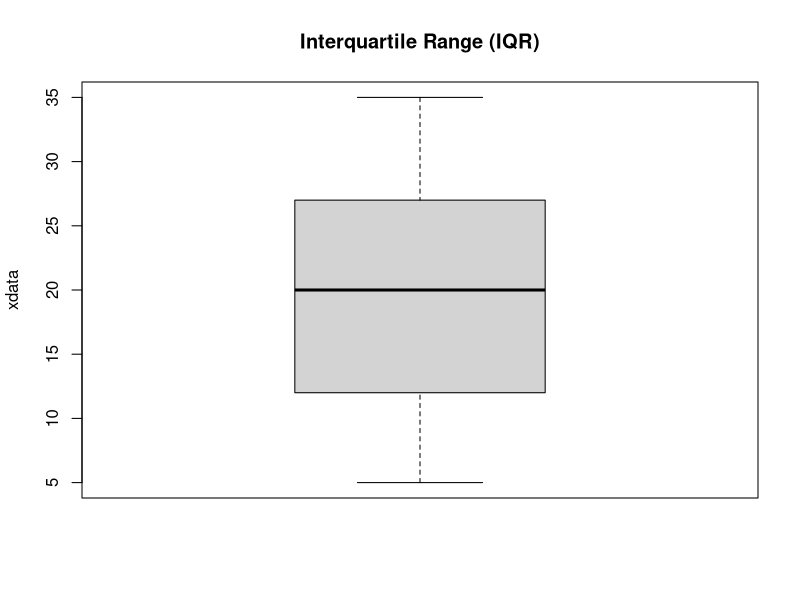
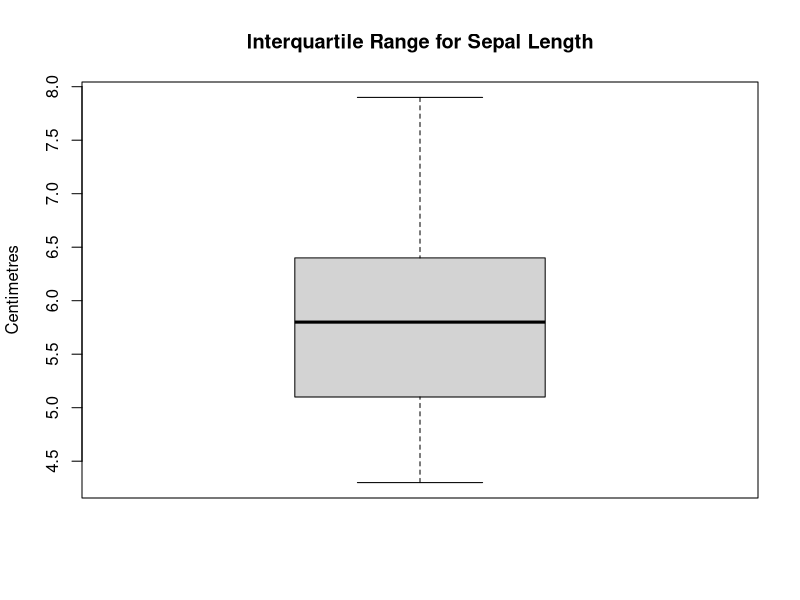

The R source for these figures, in order:
# Ex4a Write a R to compute Interquartile Range (IQR) for a given data

xdata = c(5,10,12,15,20,25,27,30,35)

# Compute Minimum, First, Second or Median, Third and Maximum Quartiles
MinQ= quantile(xdata,0)
FQ = quantile(xdata,0.25)
SQ = quantile(xdata,0.5)
TQ = quantile(xdata,0.75)
MaxQ= quantile(xdata,1)

# Print the Quartile One by One
cat("Minimum=",MinQ)
cat("Lower Quartile=",FQ)
cat("Median=",SQ)
cat("Upper Quartile=",TQ)
cat("Maximum=",MaxQ)

# Compute All the Quartiles (Min,First, Second or Median, Third and Max Quartiles)
AQ = quantile(xdata,prob=c(0,0.25,0.5,0.75,1))

# Print All the Quartiles
cat("All the Quartiles",AQ)

# Summary provides the Statistics Information of xdata.
summary(xdata)

# Draw a box plot for xdata
boxplot(xdata,main="Interquartile Range (IQR)",ylab="xdata")

# IQR is computed as the difference between the upper and lower quartiles of your data
as.numeric(quantile(xdata,0.75)-quantile(xdata,0.25))

# IQR is computed using IQR function.
IQR(xdata)


# Ex4b Write a R to compute Interquartile Range (IQR) for Sepal Length of Iris data

head(iris,150)
# Loading the sepal length of Iris data
xdata = iris$Sepal.Length

# Compute Minimum, First, Second or Median, Third and Maximum Quartiles
MinQ= quantile(xdata,0)
FQ = quantile(xdata,0.25)
SQ = quantile(xdata,0.5)
TQ = quantile(xdata,0.75)
MaxQ= quantile(xdata,1)

# Print the Quartiles One by One
cat("Minimum=",MinQ)
cat("Lower Quartile=",FQ)
cat("Median=",SQ)
cat("Upper Quartile=",TQ)
cat("Maximum=",MaxQ)

# Compute All the Quartiles (Min,First, Second or Median, Third and Max Quartiles)
AQ = quantile(xdata,prob=c(0,0.25,0.5,0.75,1))
cat("All the Quartiles",AQ)

# Summary provides the Statistics Information of xdata.
summary(xdata)

# Draw a box plot for xdata
boxplot(xdata,main="Interquartile Range for Sepal Length",ylab="Centimetres")

# IQR is computed as the difference between the upper and lower quartiles of your data
as.numeric(quantile(xdata,0.75)-quantile(xdata,0.25))

# IQR is computed using IQR function.
IQR(xdata)
